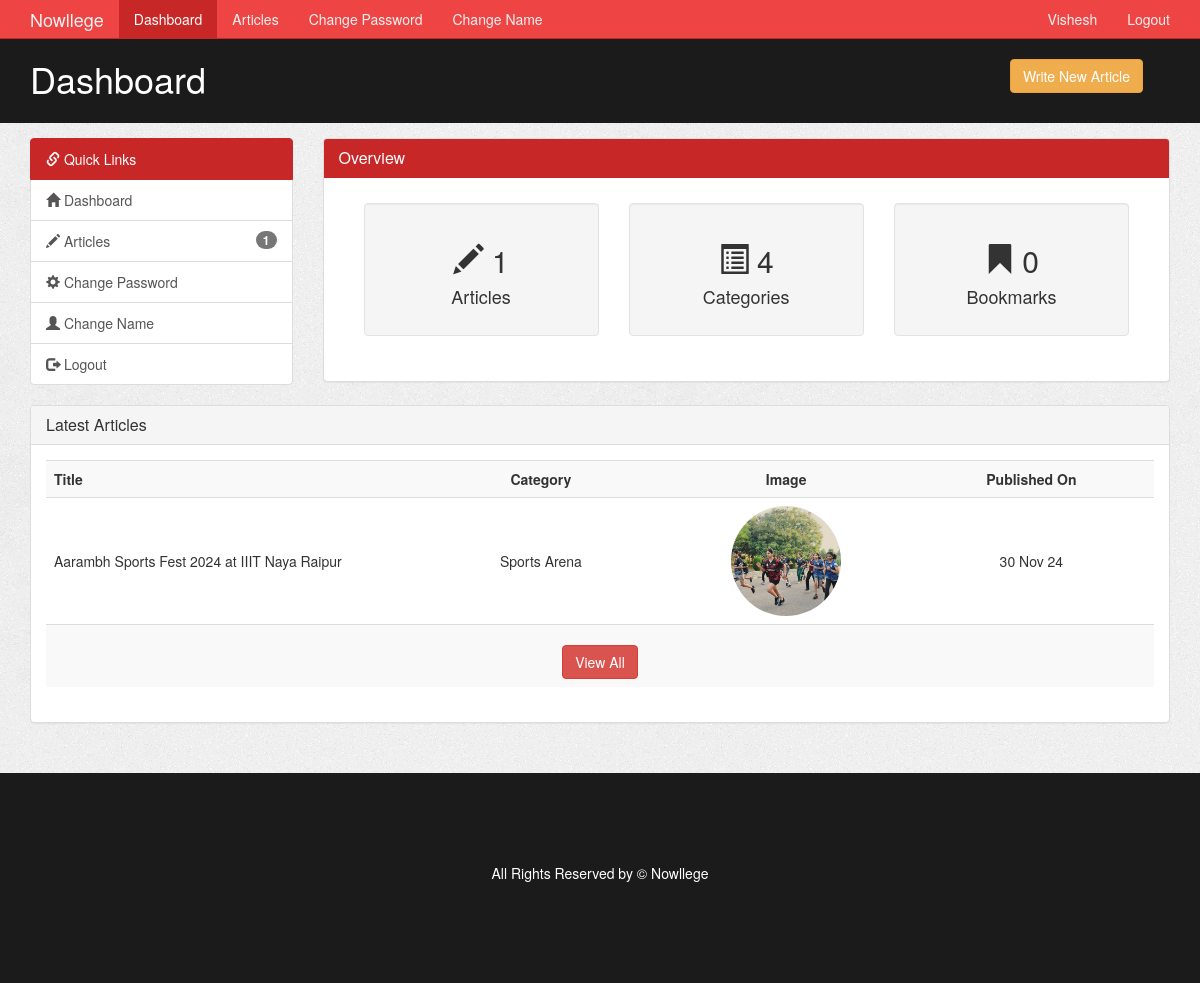
The app's page /author/index.php (signed in) with its own data.
### tables this page shows
CREATE TABLE `article` (
  `article_id` int(11) NOT NULL,
  `category_id` int(11) NOT NULL,
  `author_id` int(11) NOT NULL,
  `article_title` varchar(250) NOT NULL,
  `article_image` varchar(200) NOT NULL,
  `article_description` text NOT NULL,
  `article_date` date NOT NULL,
  `article_trend` tinyint(4) NOT NULL,
  `article_active` tinyint(4) NOT NULL
);

CREATE TABLE `category` (
  `category_id` int(11) NOT NULL,
  `category_name` varchar(45) NOT NULL,
  `category_color` varchar(35) NOT NULL,
  `category_image` varchar(250) NOT NULL,
  `category_description` varchar(350) NOT NULL
);

### author/index.php (the view, shortened to what this page needs)
<?php
  require('./includes/nav.inc.php');
?>
<section id="main">
  <div class="container">
    <div class="row">
      <?php
        $cat_sql = "SELECT COUNT(category_id)
                    AS no_of_categories
                    FROM category";
        $cat_result = mysqli_query($con,$cat_sql);
        $cat_data = mysqli_fetch_assoc($cat_result);
        $no_of_categories = $cat_data['no_of_categories'];
        $book_sql =  "SELECT COUNT(bookmark_id)
                      AS no_of_bookmarks
                      FROM article,bookmark
                      WHERE article.author_id = {$author_id}
                      AND bookmark.article_id = article.article_id";
        $book_result = mysqli_query($con,$book_sql);
        $book_data = mysqli_fetch_assoc($book_result);
        $no_of_bookmarks = $book_data['no_of_bookmarks'];
        require('./includes/quick-links.inc.php');
      ?>
      <div class="col-md-9">
        <div class="panel panel-default">
          <div class="panel-heading main-color-bg">
            <h3 class="panel-title">Overview</h3>
          </div>
          <div class="panel-body" style="padding: 2.5rem;">
            <div class="col-md-4">
              <div class="well dash-box">
                <h2>
                  <span class="glyphicon glyphicon-pencil"></span>
                  <?php echo $no_of_articles;?>
                </h2>
                <h4>Articles</h4>
              </div>
            </div>
            <div class="col-md-4">
              <div class="well dash-box">
                <h2>
                  <span class="glyphicon glyphicon-list-alt" aria-hidden="true"></span>
                  <?php echo $no_of_categories;?>
                </h2>
                <h4>Categories</h4>
              </div>
            </div>
            <div class="col-md-4">
              <div class="well dash-box">
                <h2>
                  <span class="glyphicon glyphicon-bookmark"></span>
                  <?php echo $no_of_bookmarks;?>
                </h2>
                <h4>Bookmarks</h4>
              </div>
            </div>
          </div>
        </div>
      </div>
    </div>
    <div class="row">
      <?php
        $sql = "SELECT article.article_title,
                article.article_date,
                article.article_image,
                category.category_name
                FROM article, category
                WHERE article.author_id = {$author_id}
                AND article.category_id = category.category_id
                ORDER BY article_date DESC
                LIMIT 4";
        $result = mysqli_query($con,$sql);
        $row = mysqli_num_rows($result);
      ?>
      <div class="col-md-12">
        <div class="panel panel-default">
          <div class="panel-heading">
            <h4 class="panel-title">Latest Articles</h4>
          </div>
          <div class="panel-body">
            <table class="table table-striped article-list table-hover">
              <tr>
                <th>Title</th>
                <th>Category</th>
                <th>Image</th>
                <th>Published On</th>
              </tr>
              <?php
                if($row > 0) {
                  while($data = mysqli_fetch_assoc($result)) {
                    $category_name = $data['category_name'];
                    $article_title = $data['article_title'];
                    $article_image = $data['article_image'];
                    $article_date = $data['article_date'];
                    $article_date = date("d M y",strtotime($article_date));
                    echo '
                      <tr>
                        <td>
                          '.$article_title.'
                        </td>
                        <td>
                          '.$category_name.'
                        </td>
                        <td>
                          <img src="../assets/images/articles/'.$article_image.'" />
                        </td>
                        <td>
                          '.$article_date.'
                        </td>
                      </tr>
                    ';
                  }
                  echo '
                    <tr>
                      <td colspan="4" align="center" style="padding-top: 2rem;">
                        <a href="./articles.php" class="btn btn-danger ">View All</a>
                      </td>
                    </tr>
                  ';
                }
              ?>
            </table>
          </div>
        </div>
      </div>
    </div>
  </div>
</section>
<?php
  require('./includes/footer.inc.php')
?>

### assets/css/admin/style.css (style rules this page uses)
body { background-color: black; background-image: url(../partials/imageonline-co-noisedimage.jpg); }
.main-color-bg { background-color: var(--primary-color) !important; border-color: var(--primary-color) !important; color: #ffffff !important; }
.dash-box { text-align: center; }
.article-list td img { border-radius: 50%; object-fit: cover; height: 11rem; text-align: left; width: 11rem; }
.article-list td:not(:first-child), .article-list th:not(:first-child) { text-align: center; }
.article-list th, .article-list td { min-width: 200px; vertical-align: middle !important; }
#main { min-height: 57.2vh; }

### assets/css/partials/1-variables.css (style rules this page uses)
:root { --primary-color: #c72727; --secondary-color: #f99500; --light-color: #f1f1f1; --dark-color: #50514f; --black-color: #333333; --tag-trend-color: #fa163f; --tag-yellow-color: #ffbe0b; --tag-purple-color: #8338ec; --tag-blue-color: #3a86ff; --tag-green-color: #00ff73; --tag-orange-color: #ef4339; --tag-pink-color: #ff0a54; --tag-brown-color: #663f3f; --hover-color: #ee4444; --active-color: #b90615; --ts-vs: 0.56rem; --ts-sml: 0.8rem; --ts-md: 1.1rem; --ts-lg: 1.25rem; --hs-vs: 1.3rem; --hs-sml: 2rem; --hs-md: 2.5rem; --hs-lg: 3rem; --ff-monts: "Montserrat", sans-serif; --ff-nunito: "Nunito Sans", sans-serif; --ff-noto: "Noto Serif", serif; --ff-robo: "Roboto", sans-serif; --border-radius: 5px; }

### records on screen
article: article_title "Aarambh Sports Fest 2024 at IIIT Naya Raipur", category.category_name "Sports Arena", article_image (picture), article_date "30 Nov 24"

### other values on screen
$author_name "Vishesh"
$page_title "Dashboard"
$no_of_articles "1"
$no_of_categories "4"
$no_of_bookmarks "0"
